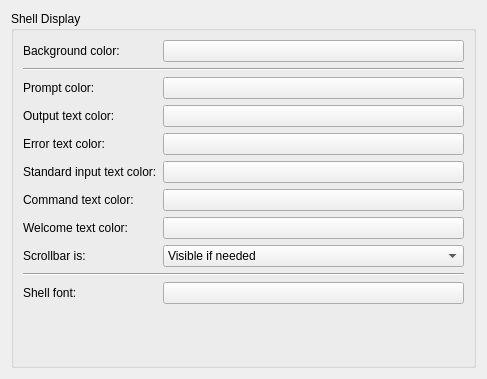
<?xml version="1.0" encoding="UTF-8"?>
<ui version="4.0">
 <class>qSlicerSettingsPythonPanel</class>
 <widget class="ctkSettingsPanel" name="qSlicerSettingsPythonPanel">
  <property name="geometry">
   <rect>
    <x>0</x>
    <y>0</y>
    <width>487</width>
    <height>379</height>
   </rect>
  </property>
  <property name="windowTitle">
   <string>Python</string>
  </property>
  <layout class="QVBoxLayout" name="verticalLayout">
   <item>
    <widget class="QGroupBox" name="ShellDisplayGroupBox">
     <property name="title">
      <string>Shell Display</string>
     </property>
     <property name="flat">
      <bool>true</bool>
     </property>
     <layout class="QFormLayout" name="formLayout">
      <property name="fieldGrowthPolicy">
       <enum>QFormLayout::AllNonFixedFieldsGrow</enum>
      </property>
      <item row="0" column="0">
       <widget class="QLabel" name="BackgroundColorLabel">
        <property name="text">
         <string>Background color:</string>
        </property>
       </widget>
      </item>
      <item row="0" column="1">
       <widget class="ctkColorPickerButton" name="BackgroundColorPicker"/>
      </item>
      <item row="1" column="0" colspan="2">
       <widget class="Line" name="ShellDisplayFirstLine">
        <property name="orientation">
         <enum>Qt::Horizontal</enum>
        </property>
       </widget>
      </item>
      <item row="2" column="0">
       <widget class="QLabel" name="PromptColorLabel">
        <property name="text">
         <string>Prompt color:</string>
        </property>
       </widget>
      </item>
      <item row="2" column="1">
       <widget class="ctkColorPickerButton" name="PromptColorPicker"/>
      </item>
      <item row="3" column="0">
       <widget class="QLabel" name="OutputTextColorLabel">
        <property name="text">
         <string>Output text color:</string>
        </property>
       </widget>
      </item>
      <item row="3" column="1">
       <widget class="ctkColorPickerButton" name="OutputTextColorPicker"/>
      </item>
      <item row="4" column="0">
       <widget class="QLabel" name="ErrorTextColorLabel">
        <property name="text">
         <string>Error text color:</string>
        </property>
       </widget>
      </item>
      <item row="4" column="1">
       <widget class="ctkColorPickerButton" name="ErrorTextColorPicker"/>
      </item>
      <item row="5" column="0">
       <widget class="QLabel" name="StdinTextColorLabel">
        <property name="text">
         <string>Standard input text color:</string>
        </property>
       </widget>
      </item>
      <item row="5" column="1">
       <widget class="ctkColorPickerButton" name="StdinTextColorPicker"/>
      </item>
      <item row="6" column="0">
       <widget class="QLabel" name="CommandTextColorLabel">
        <property name="text">
         <string>Command text color:</string>
        </property>
       </widget>
      </item>
      <item row="6" column="1">
       <widget class="ctkColorPickerButton" name="CommandTextColorPicker"/>
      </item>
      <item row="7" column="0">
       <widget class="QLabel" name="WelcomeTextColorLabel">
        <property name="text">
         <string>Welcome text color:</string>
        </property>
       </widget>
      </item>
      <item row="7" column="1">
       <widget class="ctkColorPickerButton" name="WelcomeTextColorPicker"/>
      </item>
      <item row="9" column="0" colspan="2">
       <widget class="Line" name="ShellDisplaySecondLine">
        <property name="orientation">
         <enum>Qt::Horizontal</enum>
        </property>
       </widget>
      </item>
      <item row="8" column="0">
       <widget class="QLabel" name="ScrollBarPolicyLabel">
        <property name="text">
         <string>Scrollbar is:</string>
        </property>
       </widget>
      </item>
      <item row="8" column="1">
       <widget class="QComboBox" name="ScrollBarPolicyComboBox">
        <item>
         <property name="text">
          <string>Visible if needed</string>
         </property>
        </item>
        <item>
         <property name="text">
          <string>Disabled</string>
         </property>
        </item>
        <item>
         <property name="text">
          <string>Always visible</string>
         </property>
        </item>
       </widget>
      </item>
      <item row="10" column="0">
       <widget class="QLabel" name="PromptFontLabel">
        <property name="text">
         <string>Shell font:</string>
        </property>
       </widget>
      </item>
      <item row="10" column="1">
       <widget class="ctkFontButton" name="pythonFontButton">
        <property name="text">
         <string/>
        </property>
       </widget>
      </item>
     </layout>
    </widget>
   </item>
  </layout>
 </widget>
 <customwidgets>
  <customwidget>
   <class>ctkColorPickerButton</class>
   <extends>QPushButton</extends>
   <header>ctkColorPickerButton.h</header>
  </customwidget>
  <customwidget>
   <class>ctkSettingsPanel</class>
   <extends>QWidget</extends>
   <header>ctkSettingsPanel.h</header>
   <container>1</container>
  </customwidget>
  <customwidget>
   <class>ctkFontButton</class>
   <extends>QPushButton</extends>
   <header>ctkFontButton.h</header>
  </customwidget>
 </customwidgets>
 <resources/>
 <connections/>
</ui>
